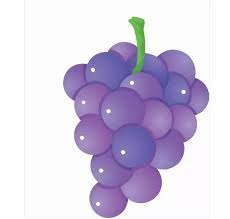
#> input picture purple.jpg, 230 x 219 px
$ python 132.py
#> lines starting #> are read from the running program, lines starting #| are printed output that depends on the picture; after the words box and inside, x2 and y2 are one past the last pixel; in counts of white or black regions, pixels touching at a corner belong together
import cv2
import numpy as np
from matplotlib import pyplot as plt

img = cv2.imread('purple.jpg', 0)
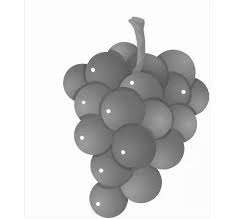
#> img: shape (219, 230); min 74, max 255, mean 209.7
edges = cv2.Canny(img, 50, 100)
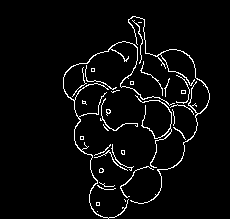
#> edges: shape (219, 230); 4.2% white in thin lines or dots, all inside (x1, y1, x2, y2) = (63, 16, 210, 219)
edges2 = cv2.Canny(img, 50, 150)
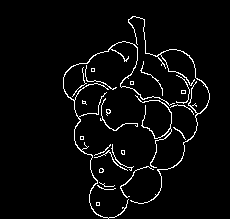
#> edges2: shape (219, 230); 4% white in thin lines or dots, all inside (x1, y1, x2, y2) = (63, 16, 210, 219)
edges3 = cv2.Canny(img, 50, 200)
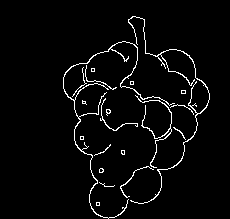
#> edges3: shape (219, 230); 3.5% white in thin lines or dots, all inside (x1, y1, x2, y2) = (63, 16, 210, 219)
edges4 = cv2.Canny(img, 100, 150)
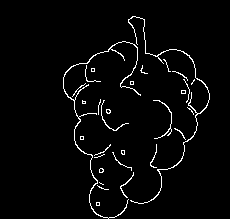
#> edges4: shape (219, 230); 3% white in thin lines or dots, all inside (x1, y1, x2, y2) = (63, 16, 210, 219)
edges5 = cv2.Canny(img, 200, 250)
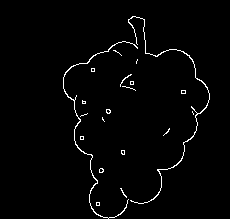
#> edges5: shape (219, 230); 1.9% white in thin lines or dots, all inside (x1, y1, x2, y2) = (63, 16, 210, 219)

plt.subplot(231), plt.imshow(img, cmap='gray'), plt.title('Original Image')
plt.subplot(232), plt.imshow(edges, cmap='gray'), plt.title('Edge Image')
plt.subplot(233), plt.imshow(edges2, cmap='gray'), plt.title('Edge Image')
plt.subplot(234), plt.imshow(edges3, cmap='gray'), plt.title('Edge Image')
plt.subplot(235), plt.imshow(edges4, cmap='gray'), plt.title('Edge Image')
plt.subplot(236), plt.imshow(edges5, cmap='gray'), plt.title('Edge Image')

plt.show()
